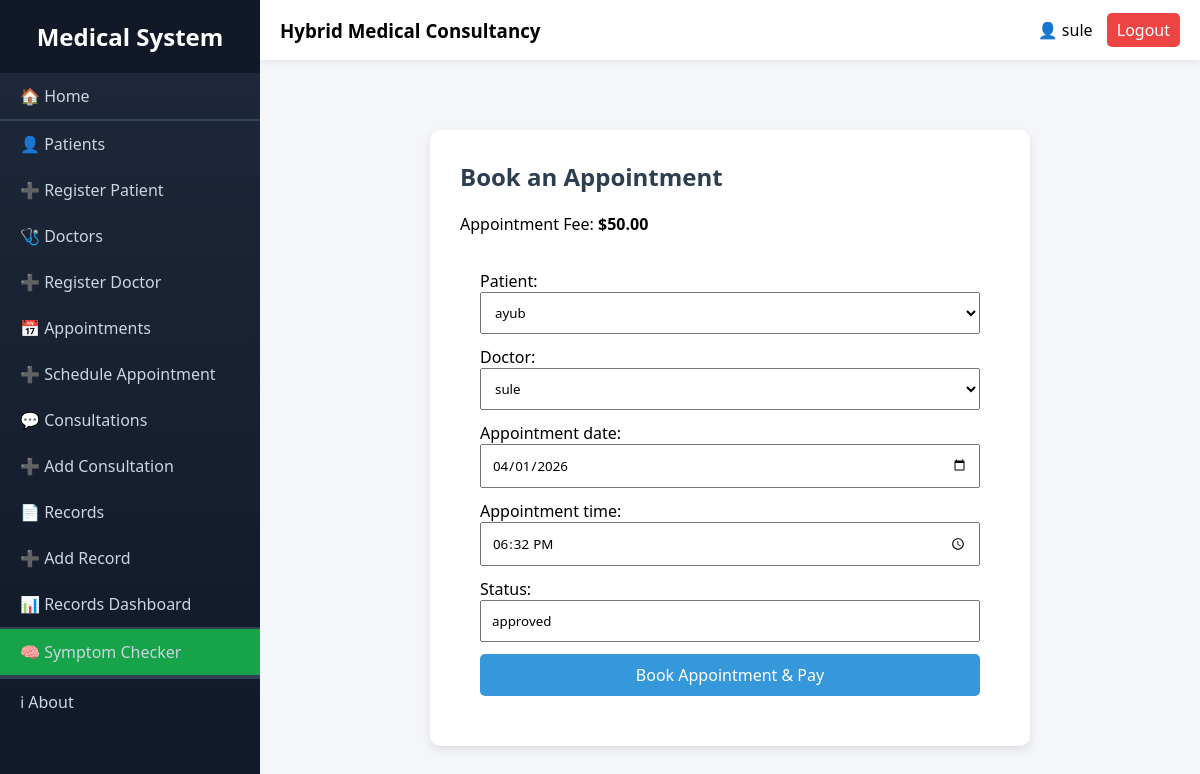
/appointment/7/edit/ (signed in), run on the app's committed database.
### appointment/models.py (models this page shows)
class Appointment(models.Model):
    patient = models.ForeignKey(User, on_delete=models.CASCADE)
    doctor = models.ForeignKey(User, on_delete=models.CASCADE, related_name='doctor_appointments')
    appointment_date=models.DateField()
    appointment_time = models.TimeField()
    reason = models.TextField(null=True)
    status = models.CharField(max_length=20, default='pending')
    fee = models.DecimalField(max_digits=6, decimal_places=2, default=10)  # default $50

### appointment/views.py (the view)
# urls.py: path('<int:pk>/edit/', views.appointment_update, name='appointment_update'),
@login_required
def appointment_update(request, pk):
    appointment = get_object_or_404(Appointment, pk=pk)
    form = AppointmentForm(request.POST or None, instance=appointment)
    if form.is_valid():
        form.save()
        return redirect('appointment:appointment_list')
    return render(request, 'appointment/appointment_form.html', {'form': form})

### appointment/forms.py
class AppointmentForm(forms.ModelForm):
    appointment_date = forms.DateField(
        widget=forms.DateInput(attrs={'type': 'date'})
    )
    appointment_time = forms.TimeField(
        widget=forms.TimeInput(attrs={'type': 'time'})
    )
    class Meta:
        model = Appointment
        fields = [
            'patient',
            'doctor',
            'appointment_date',
            'appointment_time',
            'status'
        ]
    def __init__(self, *args, **kwargs):
        super().__init__(*args, **kwargs)
        doctor_ids = Profile.objects.filter(role='doctor').values_list('user_id', flat=True)
        patient_ids = Profile.objects.filter(role='patient').values_list('user_id', flat=True)
        self.fields['doctor'].queryset = User.objects.filter(id__in=doctor_ids)
        self.fields['patient'].queryset = User.objects.filter(id__in=patient_ids)

### appointment/templates/appointment/appointment_form.html (shortened to what this page needs)
{% extends "layout.html" %}
{% block content %}
<div style="max-width:600px; margin:50px auto; padding:30px; background:#fff; border-radius:10px; box-shadow:0 4px 10px rgba(0,0,0,0.1);">
    <h2 style="color:#2c3e50; margin-bottom:20px;">Book an Appointment</h2>
    {% if form.instance.fee %}
    <p style="margin-bottom:15px;">Appointment Fee: <strong>${{ form.instance.fee }}</strong></p>
    {% endif %}
    <form method="post">
        {{ form.as_p }}
        <button type="submit" style="width:100%; padding:10px; background:#3498db; color:white; border:none; border-radius:5px; font-size:16px;">
            Book Appointment & Pay
        </button>
    </form>
</div>
{% endblock %}

### templates/layout.html (shortened to what this page needs)
<!DOCTYPE html>
<html lang="en">
<head>
</head>
<body>
<div class="sidebar" id="sidebar">
    <h2>Medical System</h2>
    <a href="{% url 'home_view' %}">🏠 Home</a>
    <hr>
    <a href="{% url 'patients:patient_list' %}">👤 Patients</a>
    <a href="{% url 'patients:patient_create' %}">➕ Register Patient</a>
    <a href="{% url 'doctors:doctor_list' %}">🩺 Doctors</a>
    <a href="{% url 'doctors:doctor_create' %}">➕ Register Doctor</a>
    <a href="{% url 'appointment:appointment_list' %}">📅 Appointments</a>
    <a href="{% url 'appointment:appointment_create' %}">➕ Schedule Appointment</a>
    <a href="{% url 'consultations:consultation_list' %}">💬 Consultations</a>
    <a href="{% url 'consultations:consultation_create' %}">➕ Add Consultation</a>
    <a href="{% url 'records:record_list' %}">📄 Records</a>
    <a href="{% url 'records:record_create' %}">➕ Add Record</a>
    <a href="{% url 'accounts:records_dashboard' %}">📊 Records Dashboard</a>
    <hr>
    {% if user.is_authenticated %}
        <a href="{% url 'accounts:symptoms_checker' %}" class="special-link">
            🧠 Symptom Checker
        </a>
    {% endif %}
    <hr>
    <hr>
    <a href="{% url 'about_view' %}">ℹ About</a>
</div>
<div class="main">
    <div class="navbar">
        <h3>Hybrid Medical Consultancy</h3>
        <div class="user">
            {% if user.is_authenticated %}
                <span>👤 {{ user.username }}</span>
                <a href="{% url 'accounts:logout' %}">Logout</a>
            {% else %}
                <a href="{% url 'accounts:login' %}">Login</a>
            {% endif %}
        </div>
    </div>
    <div class="content">
        {% block content %}
        {% endblock %}
    </div>
</div>
</body>
</html>

### templates/layout.html (style rules this page uses)
* { margin: 0; padding: 0; box-sizing: border-box; font-family: 'Segoe UI', Tahoma, Geneva, Verdana, sans-serif; }
body { display: flex; min-height: 100vh; background: #f4f6f9; }
.sidebar { width: 260px; background: linear-gradient(180deg, #1e293b 0%, #111827 100%); color: #fff; height: 100vh; position: fixed; overflow-y: auto; transition: 0.3s; }
.sidebar h2 { text-align: center; padding: 20px; background: #111827; }
.sidebar a { display: block; padding: 12px 20px; color: #cbd5e1; text-decoration: none; }
.sidebar hr { border: 0.5px solid #334155; }
.main { margin-left: 260px; width: calc(100% - 260px); }
.navbar { height: 60px; background: white; display: flex; justify-content: space-between; align-items: center; padding: 0 20px; box-shadow: 0 2px 8px rgba(0,0,0,0.08); }
.user a { margin-left: 10px; text-decoration: none; padding: 6px 10px; background: #ef4444; color: white; border-radius: 5px; }
.content { padding: 20px; }
form { max-width: 600px; background: white; padding: 20px; border-radius: 10px; }
form input, form textarea, form select { width: 100%; padding: 10px; margin-bottom: 12px; }
form button { width: 100%; padding: 12px; background: #16a34a; color: white; border: none; border-radius: 5px; }
.special-link { background: #16a34a; color: white; }

### data on the page
Appointment: instance.fee "50.00", patient "ayub", doctor "sule", appointment_date "04/01/2026", appointment_time "18:32:00", status "approved"

### other printed values
{{ user.username }} "sule"
